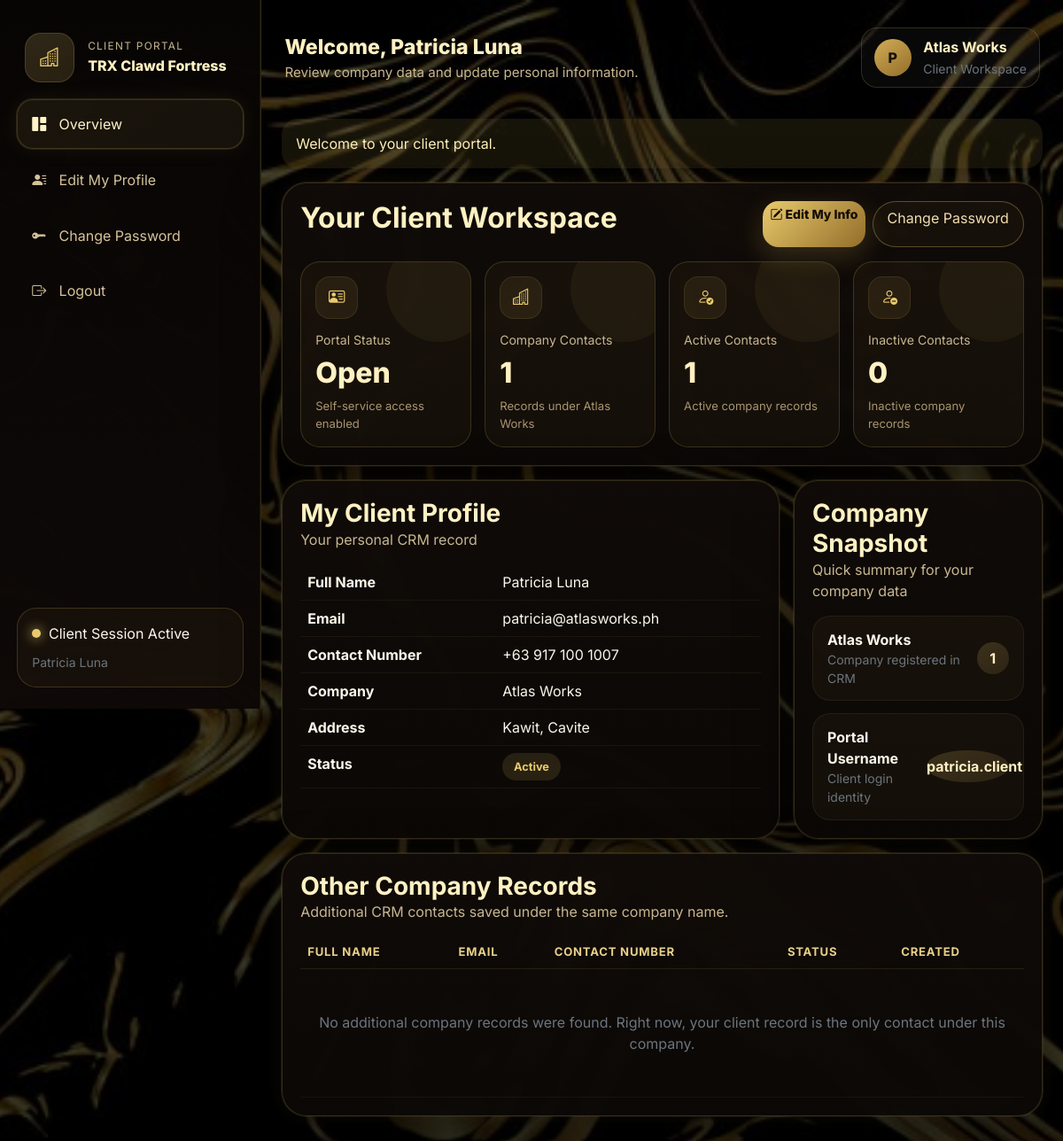
The app's page /client_dashboard.php (signed in) with its own data.
### tables this page shows
CREATE TABLE `clients` (
  `id` int(11) NOT NULL,
  `full_name` varchar(100) NOT NULL,
  `email` varchar(100) NOT NULL,
  `contact_number` varchar(20) NOT NULL,
  `company_name` varchar(100) NOT NULL,
  `address` text NOT NULL,
  `profile_image` varchar(255) DEFAULT NULL,
  `status` enum('Active','Inactive') NOT NULL DEFAULT 'Active',
  `created_at` timestamp NOT NULL DEFAULT current_timestamp(),
  `updated_at` timestamp NULL DEFAULT NULL
);

### includes/bootstrap.php (called while the page is built, shortened)
<?php
function e($value): string { return htmlspecialchars((string)$value, ENT_QUOTES, 'UTF-8'); }
function get_flash(): ?array { if (!isset($_SESSION['flash'])) return null; $flash = $_SESSION['flash']; unset($_SESSION['flash']); return $flash; }
?>

### config/Database.php (called while the page is built, shortened)
<?php
class Database {
    private string $host = 'localhost';
    private string $db_name = 'trx_clawd_fortress';
    private string $username = 'root';
    private string $password = '';
    private ?PDO $conn = null;
    public function connect(): PDO {
        try {
            $dsn = sprintf('mysql:host=%s;dbname=%s;charset=utf8mb4', $this->host, $this->db_name);
            $this->conn = new PDO($dsn, $this->username, $this->password, [
                PDO::ATTR_ERRMODE => PDO::ERRMODE_EXCEPTION,
                PDO::ATTR_DEFAULT_FETCH_MODE => PDO::FETCH_ASSOC,
                PDO::ATTR_EMULATE_PREPARES => false,
            ]);
        } catch (PDOException $e) {
            exit('Database connection failed: ' . $e->getMessage());
        }
        return $this->conn;
    }
}
?>

### classes/Client.php (called while the page is built, shortened)
<?php
class Client {
    private PDO $conn; private string $table = 'clients';
    public function __construct(PDO $db) { $this->conn = $db; }
    public function getById(int $id): ?array { $stmt = $this->conn->prepare("SELECT * FROM {$this->table} WHERE id=:id LIMIT 1"); $stmt->execute([':id' => $id]); $row = $stmt->fetch(); return $row ?: null; }
    public function getByCompanyName(string $companyName, ?int $excludeId = null): array { $sql = "SELECT id, full_name, email, contact_number, company_name, status, created_at FROM {$this->table} WHERE company_name=:company_name"; if ($excludeId !== null) $sql .= " AND id != :exclude_id"; $sql .= " ORDER BY full_name ASC"; $stmt=$this->conn->prepare($sql); $stmt->bindValue(':company_name',$companyName,PDO::PARAM_STR); if($excludeId !== null) $stmt->bindValue(':exclude_id',$excludeId,PDO::PARAM_INT); $stmt->execute(); return $stmt->fetchAll(); }
    public function getCompanySummary(string $companyName): array { $stmt = $this->conn->prepare("SELECT COUNT(*) AS total_contacts, SUM(CASE WHEN status='Active' THEN 1 ELSE 0 END) AS active_contacts, SUM(CASE WHEN status='Inactive' THEN 1 ELSE 0 END) AS inactive_contacts FROM {$this->table} WHERE company_name=:company_name"); $stmt->execute([':company_name'=>$companyName]); $row=$stmt->fetch(); return $row ?: ['total_contacts'=>0,'active_contacts'=>0,'inactive_contacts'=>0]; }
}
?>

### public/client_dashboard.php (the view, shortened to what this page needs)
<?php
require_once '../config/Database.php';
require_once '../classes/Client.php';
$client = new Client((new Database())->connect());
$profile=$client->getById((int)$_SESSION['client_id']);
$companySummary=$client->getCompanySummary($profile['company_name']);
$companyContacts=$client->getByCompanyName($profile['company_name'], (int)$profile['id']);
$flash=get_flash();
?>
<!DOCTYPE html>
<html lang="en">
<head>
    <link href="https://cdn.jsdelivr.net/npm/bootstrap@5.3.3/dist/css/bootstrap.min.css" rel="stylesheet">
    <link href="https://cdn.jsdelivr.net/npm/bootstrap-icons@1.11.3/font/bootstrap-icons.css" rel="stylesheet">
    <link href="../assets/css/style.css" rel="stylesheet">
    <link href="https://cdn.jsdelivr.net/npm/bootstrap@5.3.3/dist/css/bootstrap.min.css" rel="stylesheet"><link href="https://cdn.jsdelivr.net/npm/bootstrap-icons@1.11.3/font/bootstrap-icons.css" rel="stylesheet"><link href="../assets/css/style.css" rel="stylesheet">
    <link href="../assets/css/branding.css" rel="stylesheet">
</head>
<body class="trx-body">
    <div class="trx-shell">
        <aside class="trx-sidebar">
            <div>
                <div class="brand-mark">
                    <div class="brand-icon">
                        <i class="bi bi-buildings"></i>
                    </div>
                    <div>
                        <div class="brand-eyebrow">Client Portal</div>
                        <div class="brand-name">TRX Clawd Fortress</div>
                    </div>
                </div>
                <nav class="trx-nav">
                    <a href="client_dashboard.php" class="trx-nav-link active">
                        <i class="bi bi-grid-1x2-fill"></i>
                        <span>Overview</span>
                    </a>
                    <a href="client_profile.php" class="trx-nav-link">
                        <i class="bi bi-person-lines-fill"></i>
                        <span>Edit My Profile</span>
                    </a>
                    <a href="client_change_password.php" class="trx-nav-link">
                        <i class="bi bi-key-fill"></i>
                        <span>Change Password</span>
                    </a>
                    <a href="client_logout.php" class="trx-nav-link">
                        <i class="bi bi-box-arrow-right"></i>
                        <span>Logout</span>
                    </a>
                </nav>
            </div>
            <div class="sidebar-footer">
                <div class="mini-stat">
                    <span class="mini-dot"></span>
                    <span>Client Session Active</span>
                </div>
                <small class="text-secondary"><?= e($_SESSION['client_full_name']) ?></small>
            </div>
        </aside>
        <main class="trx-main">
            <header class="trx-topbar">
                <div>
                    <div class="topbar-title">
                        Welcome, <?= e($_SESSION['client_full_name']) ?>
                    </div>
                    <div class="topbar-subtitle">
                        Review company data and update personal information.
                    </div>
                </div>
                <div class="topbar-actions">
                    <div class="profile-pill">
                        <span class="profile-avatar">
                            <?= strtoupper(substr($_SESSION['client_full_name'],0,1)) ?>
                        </span>
                        <div>
                            <div class="profile-name"><?= e($_SESSION['client_company_name']) ?></div>
                            <small class="text-secondary">Client Workspace</small>
                        </div>
                    </div>
                </div>
            </header>
            <?php if($flash): ?>
            <div class="alert alert-<?= e($flash['type']) ?> border-0 trx-alert">
                <?= e($flash['message']) ?>
            </div>
            <?php endif; ?>
            <section class="dashboard-grid">
                <div class="panel panel-xl">
                    <div class="panel-header">
                        <div>
                            <h2>Your Client Workspace</h2>
                        </div>
                        <div class="d-flex gap-2">
                            <a href="client_profile.php" class="btn trx-btn-primary btn-sm">
                                <i class="bi bi-pencil-square"></i> Edit My Info
                            </a>
                            <a href="client_change_password.php" class="btn btn-outline-light rounded-pill px-3">
                                Change Password
                            </a>
                        </div>
                    </div>
                    <div class="stats-grid">
                        <div class="stat-card accent-gold">
                            <div class="stat-icon">
                                <i class="bi bi-person-vcard"></i>
                            </div>
                            <div class="stat-label">Portal Status</div>
                            <div class="stat-value">Open</div>
                            <div class="stat-meta">Self-service access enabled</div>
                        </div>
                        <div class="stat-card accent-cyan">
                            <div class="stat-icon">
                                <i class="bi bi-buildings"></i>
                            </div>
                            <div class="stat-label">Company Contacts</div>
                            <div class="stat-value"><?= (int)$companySummary['total_contacts'] ?></div>
                            <div class="stat-meta">Records under <?= e($profile['company_name']) ?></div>
                        </div>
                        <div class="stat-card accent-pink">
                            <div class="stat-icon">
                                <i class="bi bi-person-check"></i>
                            </div>
                            <div class="stat-label">Active Contacts</div>
                            <div class="stat-value"><?= (int)$companySummary['active_contacts'] ?></div>
                            <div class="stat-meta">Active company records</div>
                        </div>
                        <div class="stat-card accent-mint">
                            <div class="stat-icon">
                                <i class="bi bi-person-dash"></i>
                            </div>
                            <div class="stat-label">Inactive Contacts</div>
                            <div class="stat-value"><?= (int)$companySummary['inactive_contacts'] ?></div>
                            <div class="stat-meta">Inactive company records</div>
                        </div>
                    </div>
                </div>
                <div class="panel">
                    <div class="panel-header compact">
                        <div>
                            <h3>My Client Profile</h3>
                            <p>Your personal CRM record</p>
                        </div>
                    </div>
                    <div class="table-responsive">
                        <table class="table trx-table mb-0">
                            <tbody>
                                <tr>
                                    <th style="width:220px">Full Name</th>
                                    <td><?= e($profile['full_name']) ?></td>
                                </tr>
                                <tr>
                                    <th>Email</th>
                                    <td><?= e($profile['email']) ?></td>
                                </tr>
                                <tr>
                                    <th>Contact Number</th>
                                    <td><?= e($profile['contact_number']) ?></td>
                                </tr>
                                <tr>
                                    <th>Company</th>
                                    <td><?= e($profile['company_name']) ?></td>
                                </tr>
                                <tr>
                                    <th>Address</th>
                                    <td><?= e($profile['address']) ?></td>
                                </tr>
                                <tr>
                                    <th>Status</th>
                                    <td>
                                        <span class="status-pill <?= $profile['status']==='Active'?'active':'inactive' ?>">
                                            <?= e($profile['status']) ?>
                                        </span>
                                    </td>
                                </tr>
                            </tbody>
                        </table>
                    </div>
                </div>
                <div class="panel">
                    <div class="panel-header compact">
                        <div>
                            <h3>Company Snapshot</h3>
                            <p>Quick summary for your company data</p>
                        </div>
                    </div>
                    <div class="company-list">
                        <div class="company-item">
                            <div>
                                <strong><?= e($profile['company_name']) ?></strong>
                                <small class="text-secondary d-block">Company registered in CRM</small>
                            </div>
                            <span class="company-badge"><?= (int)$companySummary['total_contacts'] ?></span>
                        </div>
                        <div class="company-item">
                            <div>
                                <strong>Portal Username</strong>
                                <small class="text-secondary d-block">Client login identity</small>
                            </div>
                            <span class="company-badge"><?= e($_SESSION['client_username']) ?></span>
                        </div>
                    </div>
                </div>
                <div class="panel panel-xl">
                    <div class="panel-header compact">
                        <div>
                            <h3>Other Company Records</h3>
                            <p>Additional CRM contacts saved under the same company name.</p>
                        </div>
                    </div>
                    <div class="table-responsive">
                        <table class="table trx-table align-middle mb-0">
                            <thead>
                                <tr>
                                    <th>Full Name</th>
                                    <th>Email</th>
                                    <th>Contact Number</th>
                                    <th>Status</th>
                                    <th>Created</th>
                                </tr>
                            </thead>
                            <tbody>
                                <?php if($companyContacts): ?>
                                    <?php foreach($companyContacts as $row): ?>
                                    <tr>
                                        <td><?= e($row['full_name']) ?></td>
                                        <td><?= e($row['email']) ?></td>
                                        <td><?= e($row['contact_number']) ?></td>
                                        <td>
                                            <span class="status-pill <?= $row['status']==='Active'?'active':'inactive' ?>">
                                                <?= e($row['status']) ?>
                                            </span>
                                        </td>
                                        <td><?= date('M d, Y', strtotime($row['created_at'])) ?></td>
                                    </tr>
                                    <?php endforeach; ?>
                                <?php else: ?>
                                    <tr>
                                        <td colspan="5" class="text-center text-secondary py-5">
                                            No additional company records were found. Right now, your client record
                                            is the only contact under this company.
                                        </td>
                                    </tr>
                                <?php endif; ?>
                            </tbody>
                        </table>
                    </div>
                </div>
            </section>
        </main>
    </div>
</body>
</html>

### records on screen
clients: company_name "Atlas Works", full_name "Patricia Luna", email "patricia@atlasworks.ph", contact_number "+63 917 100 1007", address "Kawit, Cavite", status "Active"

### other values on screen
$_SESSION['client_full_name'] "Patricia Luna"
substr($_SESSION['client_full_name'],0,1) "P"
$_SESSION['client_company_name'] "Atlas Works"
$flash['message'] "Welcome to your client portal."
$companySummary['total_contacts'] "1"
$companySummary['active_contacts'] "1"
$companySummary['inactive_contacts'] "0"
$_SESSION['client_username'] "patricia.client"
